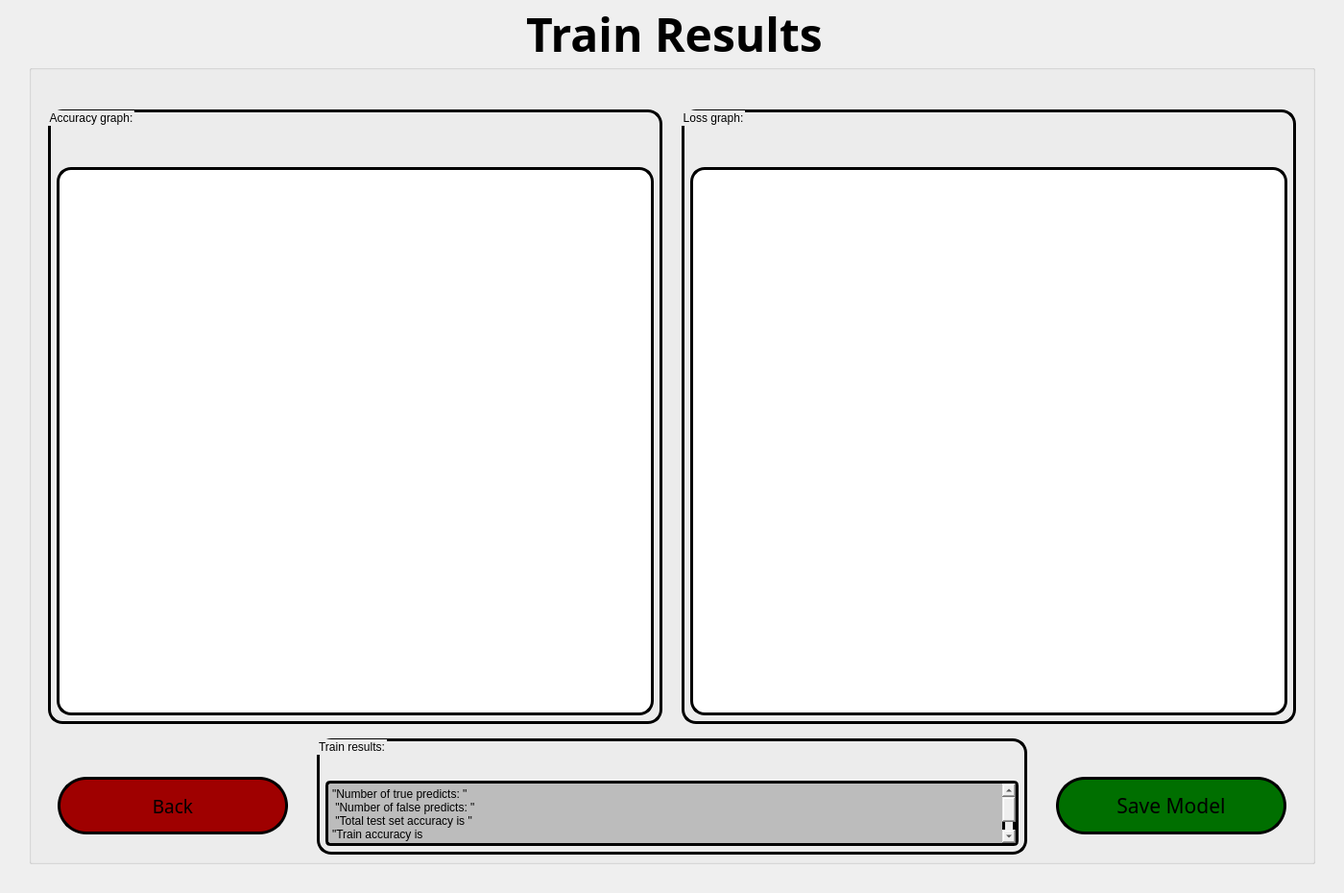
<?xml version="1.0" encoding="UTF-8"?>
<ui version="4.0">
 <class>TrainResultsWindow</class>
 <widget class="QMainWindow" name="TrainResultsWindow">
  <property name="geometry">
   <rect>
    <x>0</x>
    <y>0</y>
    <width>1400</width>
    <height>930</height>
   </rect>
  </property>
  <property name="windowTitle">
   <string>Train model Results</string>
  </property>
  <widget class="QWidget" name="centralwidget">
   <widget class="QLabel" name="backgroundImg">
    <property name="geometry">
     <rect>
      <x>0</x>
      <y>0</y>
      <width>1400</width>
      <height>930</height>
     </rect>
    </property>
    <property name="text">
     <string/>
    </property>
    <property name="pixmap">
     <pixmap>../RESOURCES/background2.jpg</pixmap>
    </property>
    <property name="scaledContents">
     <bool>true</bool>
    </property>
   </widget>
   <widget class="QGroupBox" name="groupBox">
    <property name="enabled">
     <bool>true</bool>
    </property>
    <property name="geometry">
     <rect>
      <x>30</x>
      <y>0</y>
      <width>1340</width>
      <height>900</height>
     </rect>
    </property>
    <property name="palette">
     <palette>
      <active>
       <colorrole role="WindowText">
        <brush brushstyle="SolidPattern">
         <color alpha="255">
          <red>0</red>
          <green>0</green>
          <blue>0</blue>
         </color>
        </brush>
       </colorrole>
       <colorrole role="Button">
        <brush brushstyle="SolidPattern">
         <color alpha="255">
          <red>0</red>
          <green>0</green>
          <blue>127</blue>
         </color>
        </brush>
       </colorrole>
       <colorrole role="Text">
        <brush brushstyle="SolidPattern">
         <color alpha="255">
          <red>0</red>
          <green>0</green>
          <blue>0</blue>
         </color>
        </brush>
       </colorrole>
       <colorrole role="ButtonText">
        <brush brushstyle="SolidPattern">
         <color alpha="255">
          <red>0</red>
          <green>0</green>
          <blue>0</blue>
         </color>
        </brush>
       </colorrole>
       <colorrole role="Base">
        <brush brushstyle="SolidPattern">
         <color alpha="255">
          <red>255</red>
          <green>255</green>
          <blue>255</blue>
         </color>
        </brush>
       </colorrole>
       <colorrole role="ToolTipText">
        <brush brushstyle="SolidPattern">
         <color alpha="255">
          <red>0</red>
          <green>0</green>
          <blue>0</blue>
         </color>
        </brush>
       </colorrole>
      </active>
      <inactive>
       <colorrole role="WindowText">
        <brush brushstyle="SolidPattern">
         <color alpha="255">
          <red>0</red>
          <green>0</green>
          <blue>0</blue>
         </color>
        </brush>
       </colorrole>
       <colorrole role="Button">
        <brush brushstyle="SolidPattern">
         <color alpha="255">
          <red>0</red>
          <green>0</green>
          <blue>127</blue>
         </color>
        </brush>
       </colorrole>
       <colorrole role="Text">
        <brush brushstyle="SolidPattern">
         <color alpha="255">
          <red>0</red>
          <green>0</green>
          <blue>0</blue>
         </color>
        </brush>
       </colorrole>
       <colorrole role="ButtonText">
        <brush brushstyle="SolidPattern">
         <color alpha="255">
          <red>0</red>
          <green>0</green>
          <blue>0</blue>
         </color>
        </brush>
       </colorrole>
       <colorrole role="Base">
        <brush brushstyle="SolidPattern">
         <color alpha="255">
          <red>255</red>
          <green>255</green>
          <blue>255</blue>
         </color>
        </brush>
       </colorrole>
       <colorrole role="ToolTipText">
        <brush brushstyle="SolidPattern">
         <color alpha="255">
          <red>0</red>
          <green>0</green>
          <blue>0</blue>
         </color>
        </brush>
       </colorrole>
      </inactive>
      <disabled>
       <colorrole role="WindowText">
        <brush brushstyle="SolidPattern">
         <color alpha="255">
          <red>0</red>
          <green>0</green>
          <blue>0</blue>
         </color>
        </brush>
       </colorrole>
       <colorrole role="Button">
        <brush brushstyle="SolidPattern">
         <color alpha="255">
          <red>0</red>
          <green>0</green>
          <blue>127</blue>
         </color>
        </brush>
       </colorrole>
       <colorrole role="Text">
        <brush brushstyle="SolidPattern">
         <color alpha="255">
          <red>0</red>
          <green>0</green>
          <blue>0</blue>
         </color>
        </brush>
       </colorrole>
       <colorrole role="ButtonText">
        <brush brushstyle="SolidPattern">
         <color alpha="255">
          <red>0</red>
          <green>0</green>
          <blue>0</blue>
         </color>
        </brush>
       </colorrole>
       <colorrole role="Base">
        <brush brushstyle="SolidPattern">
         <color alpha="255">
          <red>240</red>
          <green>240</green>
          <blue>240</blue>
         </color>
        </brush>
       </colorrole>
       <colorrole role="ToolTipText">
        <brush brushstyle="SolidPattern">
         <color alpha="255">
          <red>0</red>
          <green>0</green>
          <blue>0</blue>
         </color>
        </brush>
       </colorrole>
      </disabled>
     </palette>
    </property>
    <property name="font">
     <font>
      <family>Sitka Heading</family>
      <pointsize>36</pointsize>
      <weight>75</weight>
      <bold>true</bold>
      <underline>false</underline>
     </font>
    </property>
    <property name="styleSheet">
     <string notr="true">color: rgb(0, 0, 0);</string>
    </property>
    <property name="title">
     <string>Train Results</string>
    </property>
    <property name="alignment">
     <set>Qt::AlignCenter</set>
    </property>
    <widget class="QPushButton" name="backBtn">
     <property name="enabled">
      <bool>true</bool>
     </property>
     <property name="geometry">
      <rect>
       <x>30</x>
       <y>809</y>
       <width>240</width>
       <height>60</height>
      </rect>
     </property>
     <property name="font">
      <font>
       <family>Sitka Small</family>
       <pointsize>14</pointsize>
       <weight>9</weight>
       <italic>false</italic>
       <bold>false</bold>
      </font>
     </property>
     <property name="acceptDrops">
      <bool>false</bool>
     </property>
     <property name="autoFillBackground">
      <bool>false</bool>
     </property>
     <property name="styleSheet">
      <string notr="true">
                            background-color: rgb(159, 0, 0);
font: 75 14pt &quot;Sitka Small&quot;;
color: rgb(0, 0, 0);
border-width: 3px;
border-radius: 30px;
border-color: rgb(0, 0, 0);
border-style: solid;
                        </string>
     </property>
     <property name="text">
      <string>Back</string>
     </property>
     <property name="icon">
      <iconset>
       <normaloff>../RESOURCES/left_icon.png</normaloff>../RESOURCES/left_icon.png</iconset>
     </property>
     <property name="iconSize">
      <size>
       <width>24</width>
       <height>24</height>
      </size>
     </property>
     <property name="checkable">
      <bool>false</bool>
     </property>
     <property name="autoDefault">
      <bool>false</bool>
     </property>
     <property name="default">
      <bool>false</bool>
     </property>
     <property name="flat">
      <bool>false</bool>
     </property>
    </widget>
    <widget class="QGroupBox" name="verticalGroupBox1">
     <property name="geometry">
      <rect>
       <x>300</x>
       <y>769</y>
       <width>740</width>
       <height>121</height>
      </rect>
     </property>
     <property name="styleSheet">
      <string notr="true">border-width: 3px;
                            border-radius: 15px;
                            border-color: rgb(0, 0, 0);
                            border-style: solid;
                            font: 10pt &quot;Sitka Small&quot;;
                            color: rgb(255, 255, 255);
  color: rgb(0, 0, 0);
                            background-color: qlineargradient(spread:pad, x1:0.996, y1:0.0340909, x2:1, y2:0, stop:1
                            rgba(100, 104, 108, 170));
                        
</string>
     </property>
     <property name="title">
      <string>Train results:</string>
     </property>
     <layout class="QVBoxLayout" name="verticalLayout_5" stretch="0">
      <property name="spacing">
       <number>2</number>
      </property>
      <property name="leftMargin">
       <number>6</number>
      </property>
      <property name="topMargin">
       <number>24</number>
      </property>
      <property name="rightMargin">
       <number>6</number>
      </property>
      <property name="bottomMargin">
       <number>6</number>
      </property>
      <item>
       <widget class="QPlainTextEdit" name="resultTextEdit">
        <property name="styleSheet">
         <string notr="true">border-width: 3px;
border-radius: 5px;
border-color: rgb(0, 0, 0);
border-style: solid;
background-color: rgb(188, 188, 188);
color: rgb(0, 0, 0);
font: 8pt &quot;MS Shell Dlg 2&quot;;
                                                

</string>
        </property>
        <property name="plainText">
         <string>&quot;Number of true predicts: &quot;
 &quot;Number of false predicts: &quot; 
 &quot;Total test set accuracy is &quot; 
&quot;Train accuracy is
&quot;Validation accuracy is:</string>
        </property>
       </widget>
      </item>
     </layout>
    </widget>
    <widget class="QGroupBox" name="verticalGroupBox2">
     <property name="geometry">
      <rect>
       <x>20</x>
       <y>114</y>
       <width>640</width>
       <height>640</height>
      </rect>
     </property>
     <property name="styleSheet">
      <string notr="true">border-width: 3px;
                            border-radius: 15px;
                            border-color: rgb(0, 0, 0);
                            border-style: solid;
                            font: 14pt &quot;Sitka Small&quot;;
 color: rgb(0, 0, 0);
                            background-color: qlineargradient(spread:pad, x1:0.996, y1:0.0340909, x2:1, y2:0, stop:1
                            rgba(100, 104, 108, 170));
                        
</string>
     </property>
     <property name="title">
      <string>Accuracy graph:</string>
     </property>
     <layout class="QVBoxLayout" name="verticalLayout_6" stretch="0">
      <property name="spacing">
       <number>2</number>
      </property>
      <property name="leftMargin">
       <number>6</number>
      </property>
      <property name="topMargin">
       <number>40</number>
      </property>
      <property name="rightMargin">
       <number>6</number>
      </property>
      <property name="bottomMargin">
       <number>6</number>
      </property>
      <item>
       <widget class="QLabel" name="accLabel">
        <property name="styleSheet">
         <string notr="true">background-color: rgb(255, 255, 255);</string>
        </property>
        <property name="text">
         <string/>
        </property>
       </widget>
      </item>
     </layout>
    </widget>
    <widget class="QGroupBox" name="verticalGroupBox3">
     <property name="geometry">
      <rect>
       <x>680</x>
       <y>114</y>
       <width>640</width>
       <height>640</height>
      </rect>
     </property>
     <property name="styleSheet">
      <string notr="true">border-width: 3px;
                            border-radius: 15px;
                            border-color: rgb(0, 0, 0);
                            border-style: solid;
                            font: 14pt &quot;Sitka Small&quot;;
color: rgb(0, 0, 0);
                            background-color: qlineargradient(spread:pad, x1:0.996, y1:0.0340909, x2:1, y2:0, stop:1
                            rgba(100, 104, 108, 170));
                        
</string>
     </property>
     <property name="title">
      <string>Loss graph:</string>
     </property>
     <layout class="QVBoxLayout" name="verticalLayout_7" stretch="0">
      <property name="spacing">
       <number>2</number>
      </property>
      <property name="leftMargin">
       <number>6</number>
      </property>
      <property name="topMargin">
       <number>40</number>
      </property>
      <property name="rightMargin">
       <number>6</number>
      </property>
      <property name="bottomMargin">
       <number>6</number>
      </property>
      <item>
       <widget class="QLabel" name="lossLabel">
        <property name="styleSheet">
         <string notr="true">background-color: rgb(255, 255, 255);</string>
        </property>
        <property name="text">
         <string/>
        </property>
       </widget>
      </item>
     </layout>
    </widget>
    <widget class="QPushButton" name="saveBtn">
     <property name="enabled">
      <bool>true</bool>
     </property>
     <property name="geometry">
      <rect>
       <x>1070</x>
       <y>809</y>
       <width>240</width>
       <height>60</height>
      </rect>
     </property>
     <property name="font">
      <font>
       <family>Sitka Small</family>
       <pointsize>16</pointsize>
       <weight>9</weight>
       <italic>false</italic>
       <bold>false</bold>
      </font>
     </property>
     <property name="acceptDrops">
      <bool>false</bool>
     </property>
     <property name="autoFillBackground">
      <bool>false</bool>
     </property>
     <property name="styleSheet">
      <string notr="true">background-color: rgb(0, 111, 0);

font: 75 16pt &quot;Sitka Small&quot;;
color: rgb(0, 0, 0);
border-width: 3px;
border-radius: 30px;
border-color: rgb(0, 0, 0);
border-style: solid;

alternate-background-color: rgb(135, 135, 135);</string>
     </property>
     <property name="text">
      <string>Save Model</string>
     </property>
     <property name="iconSize">
      <size>
       <width>24</width>
       <height>24</height>
      </size>
     </property>
     <property name="checkable">
      <bool>false</bool>
     </property>
     <property name="autoDefault">
      <bool>false</bool>
     </property>
     <property name="default">
      <bool>false</bool>
     </property>
     <property name="flat">
      <bool>false</bool>
     </property>
    </widget>
   </widget>
  </widget>
 </widget>
 <resources/>
 <connections/>
</ui>
